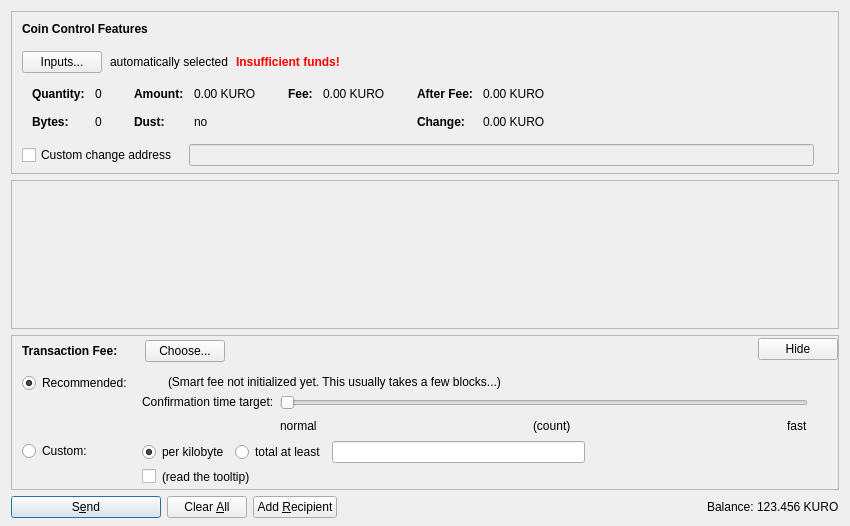
<?xml version="1.0" encoding="UTF-8"?>
<ui version="4.0">
 <class>SendCoinsDialog</class>
 <widget class="QDialog" name="SendCoinsDialog">
  <property name="geometry">
   <rect>
    <x>0</x>
    <y>0</y>
    <width>850</width>
    <height>526</height>
   </rect>
  </property>
  <property name="windowTitle">
   <string>Send Coins</string>
  </property>
  <layout class="QVBoxLayout" name="verticalLayout" stretch="0,1,0,0">
   <property name="bottomMargin">
    <number>8</number>
   </property>
   <item>
    <widget class="QFrame" name="frameCoinControl">
     <property name="sizePolicy">
      <sizepolicy hsizetype="Expanding" vsizetype="Expanding">
       <horstretch>0</horstretch>
       <verstretch>0</verstretch>
      </sizepolicy>
     </property>
     <property name="maximumSize">
      <size>
       <width>16777215</width>
       <height>16777215</height>
      </size>
     </property>
     <property name="frameShape">
      <enum>QFrame::StyledPanel</enum>
     </property>
     <property name="frameShadow">
      <enum>QFrame::Sunken</enum>
     </property>
     <layout class="QVBoxLayout" name="verticalLayoutCoinControl2">
      <property name="spacing">
       <number>0</number>
      </property>
      <property name="leftMargin">
       <number>0</number>
      </property>
      <property name="topMargin">
       <number>0</number>
      </property>
      <property name="rightMargin">
       <number>0</number>
      </property>
      <property name="bottomMargin">
       <number>6</number>
      </property>
      <item>
       <layout class="QVBoxLayout" name="verticalLayoutCoinControl" stretch="0,0,0,0,1">
        <property name="spacing">
         <number>0</number>
        </property>
        <property name="leftMargin">
         <number>10</number>
        </property>
        <property name="topMargin">
         <number>10</number>
        </property>
        <item>
         <layout class="QHBoxLayout" name="horizontalLayoutCoinControl1">
          <property name="bottomMargin">
           <number>15</number>
          </property>
          <item>
           <widget class="QLabel" name="labelCoinControlFeatures">
            <property name="sizePolicy">
             <sizepolicy hsizetype="Preferred" vsizetype="Maximum">
              <horstretch>0</horstretch>
              <verstretch>0</verstretch>
             </sizepolicy>
            </property>
            <property name="font">
             <font>
              <weight>75</weight>
              <bold>true</bold>
             </font>
            </property>
            <property name="styleSheet">
             <string notr="true">font-weight:bold;</string>
            </property>
            <property name="text">
             <string>Coin Control Features</string>
            </property>
           </widget>
          </item>
         </layout>
        </item>
        <item>
         <layout class="QHBoxLayout" name="horizontalLayoutCoinControl2" stretch="0,0,0,0">
          <property name="spacing">
           <number>8</number>
          </property>
          <property name="bottomMargin">
           <number>10</number>
          </property>
          <item>
           <widget class="QPushButton" name="pushButtonCoinControl">
            <property name="styleSheet">
             <string notr="true"/>
            </property>
            <property name="text">
             <string>Inputs...</string>
            </property>
            <property name="autoDefault">
             <bool>false</bool>
            </property>
           </widget>
          </item>
          <item>
           <widget class="QLabel" name="labelCoinControlAutomaticallySelected">
            <property name="text">
             <string>automatically selected</string>
            </property>
            <property name="margin">
             <number>5</number>
            </property>
           </widget>
          </item>
          <item>
           <widget class="QLabel" name="labelCoinControlInsuffFunds">
            <property name="font">
             <font>
              <weight>75</weight>
              <bold>true</bold>
             </font>
            </property>
            <property name="styleSheet">
             <string notr="true">color:red;font-weight:bold;</string>
            </property>
            <property name="text">
             <string>Insufficient funds!</string>
            </property>
            <property name="margin">
             <number>5</number>
            </property>
           </widget>
          </item>
          <item>
           <spacer name="horizontalSpacerCoinControl">
            <property name="orientation">
             <enum>Qt::Horizontal</enum>
            </property>
            <property name="sizeHint" stdset="0">
             <size>
              <width>40</width>
              <height>1</height>
             </size>
            </property>
           </spacer>
          </item>
         </layout>
        </item>
        <item>
         <widget class="QWidget" name="widgetCoinControl" native="true">
          <property name="sizePolicy">
           <sizepolicy hsizetype="Preferred" vsizetype="Preferred">
            <horstretch>0</horstretch>
            <verstretch>0</verstretch>
           </sizepolicy>
          </property>
          <property name="minimumSize">
           <size>
            <width>0</width>
            <height>0</height>
           </size>
          </property>
          <property name="styleSheet">
           <string notr="true"/>
          </property>
          <layout class="QHBoxLayout" name="horizontalLayoutCoinControl5">
           <property name="leftMargin">
            <number>0</number>
           </property>
           <property name="topMargin">
            <number>0</number>
           </property>
           <property name="rightMargin">
            <number>0</number>
           </property>
           <property name="bottomMargin">
            <number>0</number>
           </property>
           <item>
            <layout class="QHBoxLayout" name="horizontalLayoutCoinControl3" stretch="0,0,0,1">
             <property name="spacing">
              <number>20</number>
             </property>
             <property name="topMargin">
              <number>0</number>
             </property>
             <property name="bottomMargin">
              <number>10</number>
             </property>
             <item>
              <layout class="QFormLayout" name="formLayoutCoinControl1">
               <property name="horizontalSpacing">
                <number>10</number>
               </property>
               <property name="verticalSpacing">
                <number>14</number>
               </property>
               <property name="leftMargin">
                <number>10</number>
               </property>
               <property name="topMargin">
                <number>4</number>
               </property>
               <property name="rightMargin">
                <number>6</number>
               </property>
               <item row="0" column="0">
                <widget class="QLabel" name="labelCoinControlQuantityText">
                 <property name="font">
                  <font>
                   <weight>75</weight>
                   <bold>true</bold>
                  </font>
                 </property>
                 <property name="text">
                  <string>Quantity:</string>
                 </property>
                 <property name="margin">
                  <number>0</number>
                 </property>
                </widget>
               </item>
               <item row="0" column="1">
                <widget class="QLabel" name="labelCoinControlQuantity">
                 <property name="cursor">
                  <cursorShape>IBeamCursor</cursorShape>
                 </property>
                 <property name="contextMenuPolicy">
                  <enum>Qt::ActionsContextMenu</enum>
                 </property>
                 <property name="text">
                  <string notr="true">0</string>
                 </property>
                 <property name="margin">
                  <number>0</number>
                 </property>
                 <property name="textInteractionFlags">
                  <set>Qt::LinksAccessibleByMouse|Qt::TextSelectableByKeyboard|Qt::TextSelectableByMouse</set>
                 </property>
                </widget>
               </item>
               <item row="1" column="0">
                <widget class="QLabel" name="labelCoinControlBytesText">
                 <property name="font">
                  <font>
                   <weight>75</weight>
                   <bold>true</bold>
                  </font>
                 </property>
                 <property name="text">
                  <string>Bytes:</string>
                 </property>
                </widget>
               </item>
               <item row="1" column="1">
                <widget class="QLabel" name="labelCoinControlBytes">
                 <property name="cursor">
                  <cursorShape>IBeamCursor</cursorShape>
                 </property>
                 <property name="contextMenuPolicy">
                  <enum>Qt::ActionsContextMenu</enum>
                 </property>
                 <property name="text">
                  <string notr="true">0</string>
                 </property>
                 <property name="textInteractionFlags">
                  <set>Qt::LinksAccessibleByMouse|Qt::TextSelectableByKeyboard|Qt::TextSelectableByMouse</set>
                 </property>
                </widget>
               </item>
              </layout>
             </item>
             <item>
              <layout class="QFormLayout" name="formLayoutCoinControl2">
               <property name="horizontalSpacing">
                <number>10</number>
               </property>
               <property name="verticalSpacing">
                <number>14</number>
               </property>
               <property name="leftMargin">
                <number>6</number>
               </property>
               <property name="topMargin">
                <number>4</number>
               </property>
               <property name="rightMargin">
                <number>6</number>
               </property>
               <item row="0" column="0">
                <widget class="QLabel" name="labelCoinControlAmountText">
                 <property name="font">
                  <font>
                   <weight>75</weight>
                   <bold>true</bold>
                  </font>
                 </property>
                 <property name="text">
                  <string>Amount:</string>
                 </property>
                 <property name="margin">
                  <number>0</number>
                 </property>
                </widget>
               </item>
               <item row="0" column="1">
                <widget class="QLabel" name="labelCoinControlAmount">
                 <property name="cursor">
                  <cursorShape>IBeamCursor</cursorShape>
                 </property>
                 <property name="contextMenuPolicy">
                  <enum>Qt::ActionsContextMenu</enum>
                 </property>
                 <property name="text">
                  <string notr="true">0.00 KURO</string>
                 </property>
                 <property name="textInteractionFlags">
                  <set>Qt::LinksAccessibleByMouse|Qt::TextSelectableByKeyboard|Qt::TextSelectableByMouse</set>
                 </property>
                </widget>
               </item>
               <item row="1" column="0">
                <widget class="QLabel" name="labelCoinControlLowOutputText">
                 <property name="font">
                  <font>
                   <weight>75</weight>
                   <bold>true</bold>
                  </font>
                 </property>
                 <property name="text">
                  <string>Dust:</string>
                 </property>
                </widget>
               </item>
               <item row="1" column="1">
                <widget class="QLabel" name="labelCoinControlLowOutput">
                 <property name="cursor">
                  <cursorShape>IBeamCursor</cursorShape>
                 </property>
                 <property name="contextMenuPolicy">
                  <enum>Qt::ActionsContextMenu</enum>
                 </property>
                 <property name="text">
                  <string notr="true">no</string>
                 </property>
                 <property name="textInteractionFlags">
                  <set>Qt::LinksAccessibleByMouse|Qt::TextSelectableByKeyboard|Qt::TextSelectableByMouse</set>
                 </property>
                </widget>
               </item>
              </layout>
             </item>
             <item>
              <layout class="QFormLayout" name="formLayoutCoinControl3">
               <property name="horizontalSpacing">
                <number>10</number>
               </property>
               <property name="verticalSpacing">
                <number>14</number>
               </property>
               <property name="leftMargin">
                <number>6</number>
               </property>
               <property name="topMargin">
                <number>4</number>
               </property>
               <property name="rightMargin">
                <number>6</number>
               </property>
               <item row="0" column="0">
                <widget class="QLabel" name="labelCoinControlFeeText">
                 <property name="font">
                  <font>
                   <weight>75</weight>
                   <bold>true</bold>
                  </font>
                 </property>
                 <property name="text">
                  <string>Fee:</string>
                 </property>
                 <property name="margin">
                  <number>0</number>
                 </property>
                </widget>
               </item>
               <item row="0" column="1">
                <widget class="QLabel" name="labelCoinControlFee">
                 <property name="cursor">
                  <cursorShape>IBeamCursor</cursorShape>
                 </property>
                 <property name="contextMenuPolicy">
                  <enum>Qt::ActionsContextMenu</enum>
                 </property>
                 <property name="text">
                  <string notr="true">0.00 KURO</string>
                 </property>
                 <property name="textInteractionFlags">
                  <set>Qt::LinksAccessibleByMouse|Qt::TextSelectableByKeyboard|Qt::TextSelectableByMouse</set>
                 </property>
                </widget>
               </item>
              </layout>
             </item>
             <item>
              <layout class="QFormLayout" name="formLayoutCoinControl4">
               <property name="horizontalSpacing">
                <number>10</number>
               </property>
               <property name="verticalSpacing">
                <number>14</number>
               </property>
               <property name="leftMargin">
                <number>6</number>
               </property>
               <property name="topMargin">
                <number>4</number>
               </property>
               <property name="rightMargin">
                <number>6</number>
               </property>
               <item row="0" column="0">
                <widget class="QLabel" name="labelCoinControlAfterFeeText">
                 <property name="font">
                  <font>
                   <weight>75</weight>
                   <bold>true</bold>
                  </font>
                 </property>
                 <property name="text">
                  <string>After Fee:</string>
                 </property>
                 <property name="margin">
                  <number>0</number>
                 </property>
                </widget>
               </item>
               <item row="0" column="1">
                <widget class="QLabel" name="labelCoinControlAfterFee">
                 <property name="cursor">
                  <cursorShape>IBeamCursor</cursorShape>
                 </property>
                 <property name="contextMenuPolicy">
                  <enum>Qt::ActionsContextMenu</enum>
                 </property>
                 <property name="text">
                  <string notr="true">0.00 KURO</string>
                 </property>
                 <property name="textInteractionFlags">
                  <set>Qt::LinksAccessibleByMouse|Qt::TextSelectableByKeyboard|Qt::TextSelectableByMouse</set>
                 </property>
                </widget>
               </item>
               <item row="1" column="0">
                <widget class="QLabel" name="labelCoinControlChangeText">
                 <property name="font">
                  <font>
                   <weight>75</weight>
                   <bold>true</bold>
                  </font>
                 </property>
                 <property name="text">
                  <string>Change:</string>
                 </property>
                </widget>
               </item>
               <item row="1" column="1">
                <widget class="QLabel" name="labelCoinControlChange">
                 <property name="cursor">
                  <cursorShape>IBeamCursor</cursorShape>
                 </property>
                 <property name="contextMenuPolicy">
                  <enum>Qt::ActionsContextMenu</enum>
                 </property>
                 <property name="text">
                  <string notr="true">0.00 KURO</string>
                 </property>
                 <property name="textInteractionFlags">
                  <set>Qt::LinksAccessibleByMouse|Qt::TextSelectableByKeyboard|Qt::TextSelectableByMouse</set>
                 </property>
                </widget>
               </item>
              </layout>
             </item>
            </layout>
           </item>
          </layout>
         </widget>
        </item>
        <item>
         <layout class="QHBoxLayout" name="horizontalLayoutCoinControl4" stretch="0,0,0">
          <property name="spacing">
           <number>12</number>
          </property>
          <property name="sizeConstraint">
           <enum>QLayout::SetDefaultConstraint</enum>
          </property>
          <property name="topMargin">
           <number>5</number>
          </property>
          <property name="rightMargin">
           <number>5</number>
          </property>
          <item>
           <widget class="QCheckBox" name="checkBoxCoinControlChange">
            <property name="toolTip">
             <string>If this is activated, but the change address is empty or invalid, change will be sent to a newly generated address.</string>
            </property>
            <property name="text">
             <string>Custom change address</string>
            </property>
           </widget>
          </item>
          <item>
           <widget class="QValidatedLineEdit" name="lineEditCoinControlChange">
            <property name="enabled">
             <bool>false</bool>
            </property>
            <property name="sizePolicy">
             <sizepolicy hsizetype="Expanding" vsizetype="Fixed">
              <horstretch>0</horstretch>
              <verstretch>0</verstretch>
             </sizepolicy>
            </property>
           </widget>
          </item>
          <item>
           <widget class="QLabel" name="labelCoinControlChangeLabel">
            <property name="sizePolicy">
             <sizepolicy hsizetype="Preferred" vsizetype="Expanding">
              <horstretch>0</horstretch>
              <verstretch>0</verstretch>
             </sizepolicy>
            </property>
            <property name="minimumSize">
             <size>
              <width>0</width>
              <height>0</height>
             </size>
            </property>
            <property name="text">
             <string/>
            </property>
            <property name="margin">
             <number>3</number>
            </property>
           </widget>
          </item>
         </layout>
        </item>
        <item>
         <spacer name="verticalSpacerCoinControl">
          <property name="orientation">
           <enum>Qt::Vertical</enum>
          </property>
          <property name="sizeHint" stdset="0">
           <size>
            <width>800</width>
            <height>1</height>
           </size>
          </property>
         </spacer>
        </item>
       </layout>
      </item>
     </layout>
    </widget>
   </item>
   <item>
    <widget class="QScrollArea" name="scrollArea">
     <property name="widgetResizable">
      <bool>true</bool>
     </property>
     <widget class="QWidget" name="scrollAreaWidgetContents">
      <property name="geometry">
       <rect>
        <x>0</x>
        <y>0</y>
        <width>830</width>
        <height>104</height>
       </rect>
      </property>
      <layout class="QVBoxLayout" name="verticalLayout_2" stretch="0,1">
       <property name="leftMargin">
        <number>0</number>
       </property>
       <property name="topMargin">
        <number>0</number>
       </property>
       <property name="rightMargin">
        <number>0</number>
       </property>
       <property name="bottomMargin">
        <number>0</number>
       </property>
       <item>
        <layout class="QVBoxLayout" name="entries">
         <property name="spacing">
          <number>6</number>
         </property>
        </layout>
       </item>
       <item>
        <spacer name="verticalSpacer">
         <property name="orientation">
          <enum>Qt::Vertical</enum>
         </property>
         <property name="sizeHint" stdset="0">
          <size>
           <width>20</width>
           <height>40</height>
          </size>
         </property>
        </spacer>
       </item>
      </layout>
     </widget>
    </widget>
   </item>
   <item>
    <widget class="QFrame" name="frameFee">
     <property name="sizePolicy">
      <sizepolicy hsizetype="Expanding" vsizetype="Expanding">
       <horstretch>0</horstretch>
       <verstretch>0</verstretch>
      </sizepolicy>
     </property>
     <property name="maximumSize">
      <size>
       <width>16777215</width>
       <height>16777215</height>
      </size>
     </property>
     <property name="frameShape">
      <enum>QFrame::StyledPanel</enum>
     </property>
     <property name="frameShadow">
      <enum>QFrame::Sunken</enum>
     </property>
     <layout class="QVBoxLayout" name="verticalLayoutFee1">
      <property name="spacing">
       <number>0</number>
      </property>
      <property name="leftMargin">
       <number>0</number>
      </property>
      <property name="topMargin">
       <number>0</number>
      </property>
      <property name="rightMargin">
       <number>0</number>
      </property>
      <property name="bottomMargin">
       <number>0</number>
      </property>
      <item>
       <layout class="QVBoxLayout" name="verticalLayoutFee2" stretch="0,0,0">
        <property name="spacing">
         <number>0</number>
        </property>
        <property name="leftMargin">
         <number>10</number>
        </property>
        <property name="topMargin">
         <number>0</number>
        </property>
        <item>
         <layout class="QHBoxLayout" name="horizontalLayoutFee1">
          <property name="bottomMargin">
           <number>0</number>
          </property>
          <item>
           <layout class="QVBoxLayout" name="verticalLayoutFee7">
            <property name="spacing">
             <number>0</number>
            </property>
            <item>
             <spacer name="verticalSpacerSmartFee">
              <property name="orientation">
               <enum>Qt::Vertical</enum>
              </property>
              <property name="sizeType">
               <enum>QSizePolicy::Fixed</enum>
              </property>
              <property name="sizeHint" stdset="0">
               <size>
                <width>1</width>
                <height>4</height>
               </size>
              </property>
             </spacer>
            </item>
            <item>
             <layout class="QHBoxLayout" name="horizontalLayoutSmartFee">
              <property name="spacing">
               <number>10</number>
              </property>
              <item>
               <widget class="QLabel" name="labelFeeHeadline">
                <property name="sizePolicy">
                 <sizepolicy hsizetype="Preferred" vsizetype="Maximum">
                  <horstretch>0</horstretch>
                  <verstretch>0</verstretch>
                 </sizepolicy>
                </property>
                <property name="font">
                 <font>
                  <weight>75</weight>
                  <bold>true</bold>
                 </font>
                </property>
                <property name="styleSheet">
                 <string notr="true">font-weight:bold;</string>
                </property>
                <property name="text">
                 <string>Transaction Fee:</string>
                </property>
               </widget>
              </item>
              <item>
               <widget class="QLabel" name="labelFeeMinimized">
                <property name="text">
                 <string/>
                </property>
               </widget>
              </item>
              <item>
               <widget class="QPushButton" name="buttonChooseFee">
                <property name="text">
                 <string>Choose...</string>
                </property>
               </widget>
              </item>
             </layout>
            </item>
            <item>
             <spacer name="verticalSpacer_5">
              <property name="orientation">
               <enum>Qt::Vertical</enum>
              </property>
              <property name="sizeHint" stdset="0">
               <size>
                <width>1</width>
                <height>1</height>
               </size>
              </property>
             </spacer>
            </item>
           </layout>
          </item>
          <item>
           <spacer name="horizontalSpacer_4">
            <property name="orientation">
             <enum>Qt::Horizontal</enum>
            </property>
            <property name="sizeHint" stdset="0">
             <size>
              <width>40</width>
              <height>20</height>
             </size>
            </property>
           </spacer>
          </item>
          <item>
           <widget class="QPushButton" name="buttonMinimizeFee">
            <property name="toolTip">
             <string>collapse fee-settings</string>
            </property>
            <property name="text">
             <string>Hide</string>
            </property>
           </widget>
          </item>
         </layout>
        </item>
        <item>
         <widget class="QFrame" name="frameFeeSelection">
          <layout class="QVBoxLayout" name="verticalLayoutFee12">
           <property name="spacing">
            <number>0</number>
           </property>
           <property name="leftMargin">
            <number>0</number>
           </property>
           <property name="topMargin">
            <number>0</number>
           </property>
           <property name="rightMargin">
            <number>0</number>
           </property>
           <property name="bottomMargin">
            <number>0</number>
           </property>
           <item>
            <layout class="QGridLayout" name="gridLayoutFee">
             <property name="topMargin">
              <number>10</number>
             </property>
             <property name="bottomMargin">
              <number>4</number>
             </property>
             <property name="horizontalSpacing">
              <number>10</number>
             </property>
             <property name="verticalSpacing">
              <number>4</number>
             </property>
             <item row="1" column="1">
              <layout class="QVBoxLayout" name="verticalLayoutFee8">
               <property name="spacing">
                <number>6</number>
               </property>
               <item>
                <layout class="QHBoxLayout" name="horizontalLayoutFee13">
                 <item>
                  <widget class="QRadioButton" name="radioCustomPerKilobyte">
                   <property name="toolTip">
                    <string>If the custom fee is set to 1000 satoshis and the transaction is only 250 bytes, then &quot;per kilobyte&quot; only pays 250 satoshis in fee, while &quot;total at least&quot; pays 1000 satoshis. For transactions bigger than a kilobyte both pay by kilobyte.</string>
                   </property>
                   <property name="text">
                    <string>per kilobyte</string>
                   </property>
                   <property name="checked">
                    <bool>true</bool>
                   </property>
                   <attribute name="buttonGroup">
                    <string notr="true">groupCustomFee</string>
                   </attribute>
                  </widget>
                 </item>
                 <item>
                  <widget class="QRadioButton" name="radioCustomAtLeast">
                   <property name="toolTip">
                    <string>If the custom fee is set to 1000 satoshis and the transaction is only 250 bytes, then &quot;per kilobyte&quot; only pays 250 satoshis in fee, while &quot;total at least&quot; pays 1000 satoshis. For transactions bigger than a kilobyte both pay by kilobyte.</string>
                   </property>
                   <property name="text">
                    <string>total at least</string>
                   </property>
                   <attribute name="buttonGroup">
                    <string notr="true">groupCustomFee</string>
                   </attribute>
                  </widget>
                 </item>
                 <item>
                  <widget class="BitcoinAmountField" name="customFee"/>
                 </item>
                 <item>
                  <spacer name="horizontalSpacer_6">
                   <property name="orientation">
                    <enum>Qt::Horizontal</enum>
                   </property>
                   <property name="sizeHint" stdset="0">
                    <size>
                     <width>1</width>
                     <height>1</height>
                    </size>
                   </property>
                  </spacer>
                 </item>
                </layout>
               </item>
               <item>
                <layout class="QHBoxLayout" name="horizontalLayoutFee8">
                 <item>
                  <widget class="QCheckBox" name="checkBoxMinimumFee">
                   <property name="toolTip">
                    <string>Paying only the minimum fee is just fine as long as there is less transaction volume than space in the blocks. But be aware that this can end up in a never confirming transaction once there is more demand for kurokin transactions than the network can process.</string>
                   </property>
                   <property name="text">
                    <string/>
                   </property>
                  </widget>
                 </item>
                 <item>
                  <widget class="QLabel" name="labelMinFeeWarning">
                   <property name="enabled">
                    <bool>true</bool>
                   </property>
                   <property name="toolTip">
                    <string>Paying only the minimum fee is just fine as long as there is less transaction volume than space in the blocks. But be aware that this can end up in a never confirming transaction once there is more demand for kurokin transactions than the network can process.</string>
                   </property>
                   <property name="text">
                    <string>(read the tooltip)</string>
                   </property>
                   <property name="margin">
                    <number>5</number>
                   </property>
                  </widget>
                 </item>
                 <item>
                  <spacer name="horizontalSpacer_2">
                   <property name="orientation">
                    <enum>Qt::Horizontal</enum>
                   </property>
                   <property name="sizeHint" stdset="0">
                    <size>
                     <width>1</width>
                     <height>1</height>
                    </size>
                   </property>
                  </spacer>
                 </item>
                </layout>
               </item>
              </layout>
             </item>
             <item row="0" column="0">
              <layout class="QVBoxLayout" name="verticalLayoutFee4" stretch="0,1">
               <item>
                <widget class="QRadioButton" name="radioSmartFee">
                 <property name="text">
                  <string>Recommended:</string>
                 </property>
                 <property name="checked">
                  <bool>true</bool>
                 </property>
                 <attribute name="buttonGroup">
                  <string notr="true">groupFee</string>
                 </attribute>
                </widget>
               </item>
               <item>
                <spacer name="verticalSpacer_2">
                 <property name="orientation">
                  <enum>Qt::Vertical</enum>
                 </property>
                 <property name="sizeHint" stdset="0">
                  <size>
                   <width>1</width>
                   <height>1</height>
                  </size>
                 </property>
                </spacer>
               </item>
              </layout>
             </item>
             <item row="1" column="0">
              <layout class="QVBoxLayout" name="verticalLayoutFee9" stretch="0,1">
               <item>
                <widget class="QRadioButton" name="radioCustomFee">
                 <property name="text">
                  <string>Custom:</string>
                 </property>
                 <attribute name="buttonGroup">
                  <string notr="true">groupFee</string>
                 </attribute>
                </widget>
               </item>
               <item>
                <spacer name="verticalSpacer_6">
                 <property name="orientation">
                  <enum>Qt::Vertical</enum>
                 </property>
                 <property name="sizeHint" stdset="0">
                  <size>
                   <width>1</width>
                   <height>1</height>
                  </size>
                 </property>
                </spacer>
               </item>
              </layout>
             </item>
             <item row="0" column="1">
              <layout class="QVBoxLayout" name="verticalLayoutFee3" stretch="0,0,1">
               <property name="spacing">
                <number>6</number>
               </property>
               <property name="topMargin">
                <number>2</number>
               </property>
               <item>
                <layout class="QHBoxLayout" name="horizontalLayoutFee12">
                 <item>
                  <widget class="QLabel" name="labelSmartFee">
                   <property name="text">
                    <string/>
                   </property>
                   <property name="margin">
                    <number>2</number>
                   </property>
                  </widget>
                 </item>
                 <item>
                  <widget class="QLabel" name="labelFeeEstimation">
                   <property name="text">
                    <string/>
                   </property>
                  </widget>
                 </item>
                 <item>
                  <widget class="QLabel" name="labelSmartFee2">
                   <property name="text">
                    <string>(Smart fee not initialized yet. This usually takes a few blocks...)</string>
                   </property>
                   <property name="margin">
                    <number>2</number>
                   </property>
                  </widget>
                 </item>
                 <item>
                  <spacer name="horizontalSpacer_5">
                   <property name="orientation">
                    <enum>Qt::Horizontal</enum>
                   </property>
                   <property name="sizeHint" stdset="0">
                    <size>
                     <width>1</width>
                     <height>1</height>
                    </size>
                   </property>
                  </spacer>
                 </item>
                </layout>
               </item>
               <item>
                <layout class="QHBoxLayout" name="horizontalLayoutFee9">
                 <item>
                  <layout class="QVBoxLayout" name="verticalLayoutFee6">
                   <item>
                    <widget class="QLabel" name="labelSmartFee3">
                     <property name="text">
                      <string>Confirmation time target:</string>
                     </property>
                     <property name="margin">
                      <number>2</number>
                     </property>
                    </widget>
                   </item>
                   <item>
                    <spacer name="verticalSpacer_3">
                     <property name="orientation">
                      <enum>Qt::Vertical</enum>
                     </property>
                     <property name="sizeHint" stdset="0">
                      <size>
                       <width>1</width>
                       <height>1</height>
                      </size>
                     </property>
                    </spacer>
                   </item>
                  </layout>
                 </item>
                 <item>
                  <layout class="QVBoxLayout" name="verticalLayoutFee5">
                   <property name="rightMargin">
                    <number>30</number>
                   </property>
                   <item>
                    <widget class="QSlider" name="sliderSmartFee">
                     <property name="minimum">
                      <number>0</number>
                     </property>
                     <property name="maximum">
                      <number>23</number>
                     </property>
                     <property name="pageStep">
                      <number>1</number>
                     </property>
                     <property name="value">
                      <number>0</number>
                     </property>
                     <property name="orientation">
                      <enum>Qt::Horizontal</enum>
                     </property>
                     <property name="invertedAppearance">
                      <bool>false</bool>
                     </property>
                     <property name="invertedControls">
                      <bool>false</bool>
                     </property>
                     <property name="tickPosition">
                      <enum>QSlider::NoTicks</enum>
                     </property>
                    </widget>
                   </item>
                   <item>
                    <layout class="QHBoxLayout" name="horizontalLayoutFee10">
                     <item>
                      <widget class="QLabel" name="labelSmartFeeNormal">
                       <property name="text">
                        <string>normal</string>
                       </property>
                      </widget>
                     </item>
                     <item>
                      <spacer name="horizontalSpacer_7">
                       <property name="orientation">
                        <enum>Qt::Horizontal</enum>
                       </property>
                       <property name="sizeHint" stdset="0">
                        <size>
                         <width>40</width>
                         <height>20</height>
                        </size>
                       </property>
                      </spacer>
                     </item>
                     <item>
                      <widget class="QLabel" name="confirmationTargetLabel">
                       <property name="text">
                        <string notr="true">(count)</string>
                       </property>
                      </widget>
                     </item>
                     <item>
                      <spacer name="horizontalSpacer_3">
                       <property name="orientation">
                        <enum>Qt::Horizontal</enum>
                       </property>
                       <property name="sizeHint" stdset="0">
                        <size>
                         <width>40</width>
                         <height>20</height>
                        </size>
                       </property>
                      </spacer>
                     </item>
                     <item>
                      <widget class="QLabel" name="labelSmartFeeFast">
                       <property name="text">
                        <string>fast</string>
                       </property>
                      </widget>
                     </item>
                    </layout>
                   </item>
                  </layout>
                 </item>
                </layout>
               </item>
               <item>
                <spacer name="verticalSpacer_4">
                 <property name="orientation">
                  <enum>Qt::Vertical</enum>
                 </property>
                 <property name="sizeHint" stdset="0">
                  <size>
                   <width>1</width>
                   <height>1</height>
                  </size>
                 </property>
                </spacer>
               </item>
              </layout>
             </item>
            </layout>
           </item>
          </layout>
         </widget>
        </item>
        <item>
         <spacer name="verticalSpacerFee">
          <property name="orientation">
           <enum>Qt::Vertical</enum>
          </property>
          <property name="sizeHint" stdset="0">
           <size>
            <width>800</width>
            <height>1</height>
           </size>
          </property>
         </spacer>
        </item>
       </layout>
      </item>
     </layout>
    </widget>
   </item>
   <item>
    <layout class="QHBoxLayout" name="horizontalLayout">
     <item>
      <widget class="QPushButton" name="sendButton">
       <property name="minimumSize">
        <size>
         <width>150</width>
         <height>0</height>
        </size>
       </property>
       <property name="toolTip">
        <string>Confirm the send action</string>
       </property>
       <property name="text">
        <string>S&amp;end</string>
       </property>
       <property name="icon">
        <iconset resource="../bitcoin.qrc">
         <normaloff>:/icons/send</normaloff>:/icons/send</iconset>
       </property>
       <property name="autoDefault">
        <bool>false</bool>
       </property>
       <property name="default">
        <bool>true</bool>
       </property>
      </widget>
     </item>
     <item>
      <widget class="QPushButton" name="clearButton">
       <property name="sizePolicy">
        <sizepolicy hsizetype="Minimum" vsizetype="Fixed">
         <horstretch>0</horstretch>
         <verstretch>0</verstretch>
        </sizepolicy>
       </property>
       <property name="toolTip">
        <string>Clear all fields of the form.</string>
       </property>
       <property name="text">
        <string>Clear &amp;All</string>
       </property>
       <property name="icon">
        <iconset resource="../bitcoin.qrc">
         <normaloff>:/icons/remove</normaloff>:/icons/remove</iconset>
       </property>
       <property name="autoDefault">
        <bool>false</bool>
       </property>
      </widget>
     </item>
     <item>
      <widget class="QPushButton" name="addButton">
       <property name="toolTip">
        <string>Send to multiple recipients at once</string>
       </property>
       <property name="text">
        <string>Add &amp;Recipient</string>
       </property>
       <property name="icon">
        <iconset resource="../bitcoin.qrc">
         <normaloff>:/icons/add</normaloff>:/icons/add</iconset>
       </property>
       <property name="autoDefault">
        <bool>false</bool>
       </property>
      </widget>
     </item>
     <item>
      <spacer name="horizontalSpacer">
       <property name="orientation">
        <enum>Qt::Horizontal</enum>
       </property>
       <property name="sizeHint" stdset="0">
        <size>
         <width>40</width>
         <height>20</height>
        </size>
       </property>
      </spacer>
     </item>
     <item>
      <layout class="QHBoxLayout" name="horizontalLayout_2">
       <property name="spacing">
        <number>3</number>
       </property>
       <item>
        <widget class="QLabel" name="label">
         <property name="sizePolicy">
          <sizepolicy hsizetype="Preferred" vsizetype="Fixed">
           <horstretch>0</horstretch>
           <verstretch>0</verstretch>
          </sizepolicy>
         </property>
         <property name="text">
          <string>Balance:</string>
         </property>
        </widget>
       </item>
       <item>
        <widget class="QLabel" name="labelBalance">
         <property name="sizePolicy">
          <sizepolicy hsizetype="Preferred" vsizetype="Fixed">
           <horstretch>0</horstretch>
           <verstretch>0</verstretch>
          </sizepolicy>
         </property>
         <property name="cursor">
          <cursorShape>IBeamCursor</cursorShape>
         </property>
         <property name="text">
          <string notr="true">123.456 KURO</string>
         </property>
         <property name="textInteractionFlags">
          <set>Qt::LinksAccessibleByMouse|Qt::TextSelectableByKeyboard|Qt::TextSelectableByMouse</set>
         </property>
        </widget>
       </item>
      </layout>
     </item>
    </layout>
   </item>
  </layout>
 </widget>
 <customwidgets>
  <customwidget>
   <class>QValidatedLineEdit</class>
   <extends>QLineEdit</extends>
   <header>qvalidatedlineedit.h</header>
  </customwidget>
  <customwidget>
   <class>BitcoinAmountField</class>
   <extends>QLineEdit</extends>
   <header>bitcoinamountfield.h</header>
   <container>1</container>
  </customwidget>
 </customwidgets>
 <resources>
  <include location="../bitcoin.qrc"/>
 </resources>
 <connections/>
 <buttongroups>
  <buttongroup name="groupFee"/>
  <buttongroup name="groupCustomFee"/>
 </buttongroups>
</ui>
